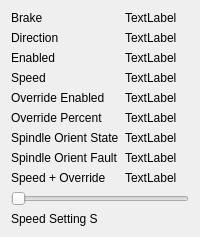
          <widget class="QWidget" name="tab_20">
           <attribute name="title">
            <string>2</string>
           </attribute>
           <layout class="QGridLayout" name="gridLayout_36">
            <item row="3" column="0">
             <widget class="QLabel" name="label_74">
              <property name="text">
               <string>Speed</string>
              </property>
             </widget>
            </item>
            <item row="1" column="0">
             <widget class="QLabel" name="label_75">
              <property name="text">
               <string>Direction</string>
              </property>
             </widget>
            </item>
            <item row="5" column="1">
             <widget class="QLabel" name="spindle_override_2_lb">
              <property name="text">
               <string>TextLabel</string>
              </property>
             </widget>
            </item>
            <item row="6" column="1">
             <widget class="QLabel" name="spindle_orient_state_2_lb">
              <property name="text">
               <string>TextLabel</string>
              </property>
             </widget>
            </item>
            <item row="8" column="1">
             <widget class="QLabel" name="spindle_cmd_speed_2_lb">
              <property name="text">
               <string>TextLabel</string>
              </property>
             </widget>
            </item>
            <item row="1" column="1">
             <widget class="QLabel" name="spindle_direction_2_lb">
              <property name="text">
               <string>TextLabel</string>
              </property>
             </widget>
            </item>
            <item row="0" column="1">
             <widget class="QLabel" name="spindle_brake_2_lb">
              <property name="text">
               <string>TextLabel</string>
              </property>
             </widget>
            </item>
            <item row="4" column="0">
             <widget class="QLabel" name="label_116">
              <property name="text">
               <string>Override Enabled</string>
              </property>
             </widget>
            </item>
            <item row="7" column="1">
             <widget class="QLabel" name="spindle_orient_fault_2_lb">
              <property name="text">
               <string>TextLabel</string>
              </property>
             </widget>
            </item>
            <item row="10" column="0">
             <widget class="QLabel" name="label_76">
              <property name="text">
               <string>Speed Setting S</string>
              </property>
             </widget>
            </item>
            <item row="3" column="1">
             <widget class="QLabel" name="spindle_speed_2_lb">
              <property name="text">
               <string>TextLabel</string>
              </property>
             </widget>
            </item>
            <item row="7" column="0">
             <widget class="QLabel" name="label_127">
              <property name="text">
               <string>Spindle Orient Fault</string>
              </property>
             </widget>
            </item>
            <item row="2" column="0">
             <widget class="QLabel" name="label_72">
              <property name="text">
               <string>Enabled</string>
              </property>
             </widget>
            </item>
            <item row="5" column="0">
             <widget class="QLabel" name="label_70">
              <property name="text">
               <string>Override Percent</string>
              </property>
             </widget>
            </item>
            <item row="8" column="0">
             <widget class="QLabel" name="label_71">
              <property name="text">
               <string>Speed + Override</string>
              </property>
             </widget>
            </item>
            <item row="4" column="1">
             <widget class="QLabel" name="spindle_override_enabled_2_lb">
              <property name="text">
               <string>TextLabel</string>
              </property>
             </widget>
            </item>
            <item row="6" column="0">
             <widget class="QLabel" name="label_124">
              <property name="text">
               <string>Spindle Orient State</string>
              </property>
             </widget>
            </item>
            <item row="0" column="0">
             <widget class="QLabel" name="label_73">
              <property name="text">
               <string>Brake</string>
              </property>
             </widget>
            </item>
            <item row="2" column="1">
             <widget class="QLabel" name="spindle_enabled_2_lb">
              <property name="text">
               <string>TextLabel</string>
              </property>
             </widget>
            </item>
            <item row="9" column="0" colspan="2">
             <widget class="QSlider" name="spindle_override_2_sl">
              <property name="maximum">
               <number>100</number>
              </property>
              <property name="orientation">
               <enum>Qt::Horizontal</enum>
              </property>
             </widget>
            </item>
           </layout>
          </widget>
